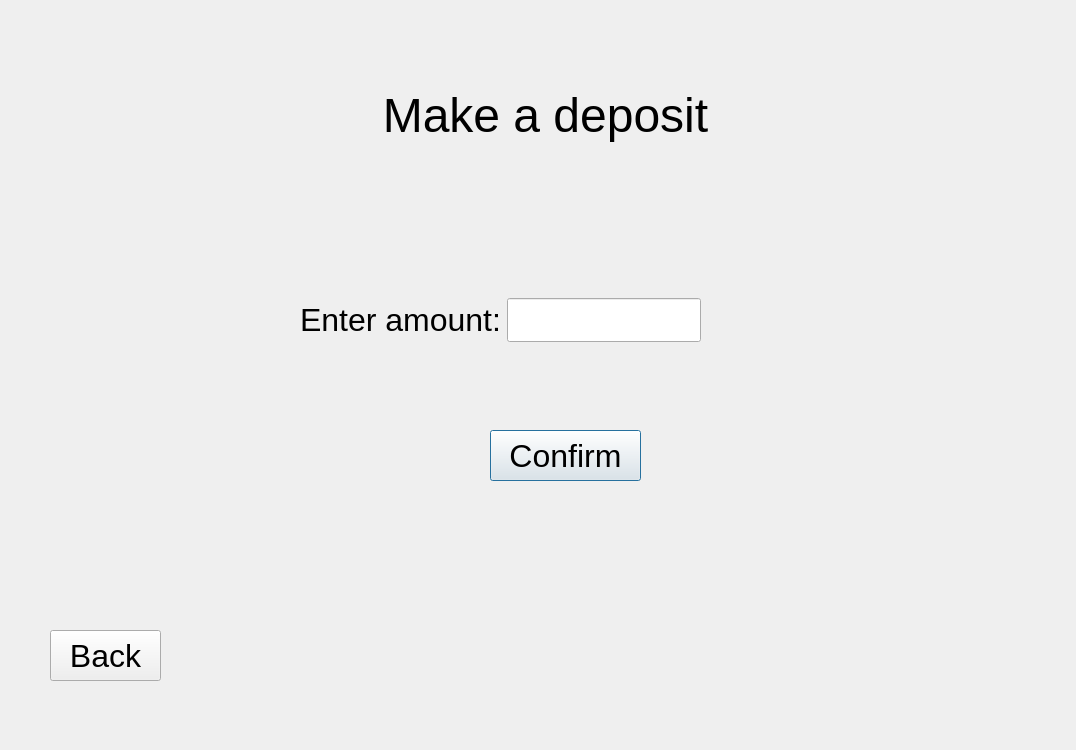
<?xml version="1.0" encoding="UTF-8"?>
<ui version="4.0">
 <class>Deposit</class>
 <widget class="QDialog" name="Deposit">
  <property name="geometry">
   <rect>
    <x>0</x>
    <y>0</y>
    <width>1076</width>
    <height>750</height>
   </rect>
  </property>
  <property name="font">
   <font>
    <pointsize>12</pointsize>
   </font>
  </property>
  <property name="windowTitle">
   <string>Dialog</string>
  </property>
  <widget class="QPushButton" name="btnConfirm">
   <property name="geometry">
    <rect>
     <x>490</x>
     <y>430</y>
     <width>151</width>
     <height>51</height>
    </rect>
   </property>
   <property name="font">
    <font>
     <family>Arial</family>
     <pointsize>24</pointsize>
    </font>
   </property>
   <property name="text">
    <string>Confirm</string>
   </property>
  </widget>
  <widget class="QLabel" name="label">
   <property name="geometry">
    <rect>
     <x>330</x>
     <y>40</y>
     <width>431</width>
     <height>151</height>
    </rect>
   </property>
   <property name="font">
    <font>
     <family>Arial</family>
     <pointsize>36</pointsize>
    </font>
   </property>
   <property name="layoutDirection">
    <enum>Qt::LayoutDirection::LeftToRight</enum>
   </property>
   <property name="text">
    <string>Make a deposit</string>
   </property>
   <property name="alignment">
    <set>Qt::AlignmentFlag::AlignCenter</set>
   </property>
  </widget>
  <widget class="QLabel" name="lblInfo">
   <property name="geometry">
    <rect>
     <x>250</x>
     <y>540</y>
     <width>611</width>
     <height>61</height>
    </rect>
   </property>
   <property name="font">
    <font>
     <family>Arial</family>
     <pointsize>24</pointsize>
    </font>
   </property>
   <property name="text">
    <string/>
   </property>
   <property name="alignment">
    <set>Qt::AlignmentFlag::AlignCenter</set>
   </property>
  </widget>
  <widget class="QWidget" name="layoutWidget">
   <property name="geometry">
    <rect>
     <x>300</x>
     <y>270</y>
     <width>401</width>
     <height>101</height>
    </rect>
   </property>
   <layout class="QGridLayout" name="gridLayout">
    <item row="0" column="0">
     <widget class="QLabel" name="label_2">
      <property name="font">
       <font>
        <family>Arial</family>
        <pointsize>24</pointsize>
       </font>
      </property>
      <property name="layoutDirection">
       <enum>Qt::LayoutDirection::LeftToRight</enum>
      </property>
      <property name="text">
       <string>Enter amount:</string>
      </property>
      <property name="alignment">
       <set>Qt::AlignmentFlag::AlignCenter</set>
      </property>
     </widget>
    </item>
    <item row="0" column="1">
     <widget class="QLineEdit" name="lineAmount">
      <property name="font">
       <font>
        <family>Arial</family>
        <pointsize>24</pointsize>
       </font>
      </property>
     </widget>
    </item>
   </layout>
  </widget>
  <widget class="QPushButton" name="btnBack">
   <property name="geometry">
    <rect>
     <x>50</x>
     <y>630</y>
     <width>111</width>
     <height>51</height>
    </rect>
   </property>
   <property name="font">
    <font>
     <family>Arial</family>
     <pointsize>24</pointsize>
    </font>
   </property>
   <property name="text">
    <string>Back</string>
   </property>
  </widget>
 </widget>
 <resources/>
 <connections/>
</ui>
